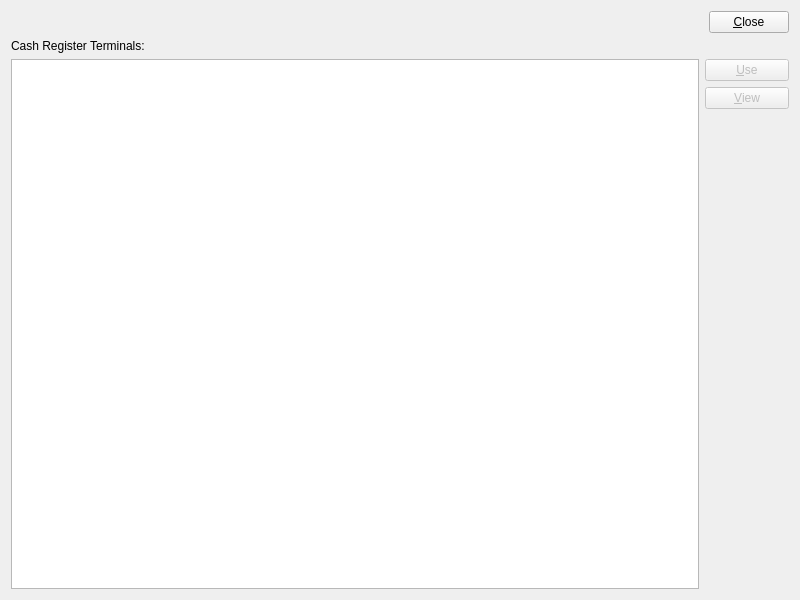
<?xml version="1.0" encoding="UTF-8"?>
<ui version="4.0">
 <comment>This file is part of the xtpos package for xTuple ERP: PostBooks Edition, a free and
open source Enterprise Resource Planning software suite,
Copyright (c) 1999-2011 by OpenMFG LLC, d/b/a xTuple.
It is licensed to you under the Common Public Attribution License
version 1.0, the full text of which (including xTuple-specific Exhibits)
is available at www.xtuple.com/CPAL.  By using this software, you agree
to be bound by its terms.</comment>
 <class>cashRegisters</class>
 <widget class="QWidget" name="cashRegisters">
  <property name="geometry">
   <rect>
    <x>0</x>
    <y>0</y>
    <width>800</width>
    <height>600</height>
   </rect>
  </property>
  <property name="windowTitle">
   <string>Cash Registers</string>
  </property>
  <property name="screenTitle" stdset="0">
   <string/>
  </property>
  <layout class="QGridLayout" name="gridLayout">
   <item row="0" column="0">
    <layout class="QHBoxLayout" name="horizontalLayout">
     <item>
      <spacer name="horizontalSpacer">
       <property name="orientation">
        <enum>Qt::Horizontal</enum>
       </property>
       <property name="sizeHint" stdset="0">
        <size>
         <width>40</width>
         <height>20</height>
        </size>
       </property>
      </spacer>
     </item>
     <item>
      <widget class="QPushButton" name="_close">
       <property name="text">
        <string>&amp;Close</string>
       </property>
      </widget>
     </item>
    </layout>
   </item>
   <item row="1" column="0">
    <layout class="QVBoxLayout">
     <item>
      <widget class="QLabel" name="_terminalsLit">
       <property name="text">
        <string>Cash Register Terminals:</string>
       </property>
      </widget>
     </item>
     <item>
      <layout class="QHBoxLayout">
       <item>
        <widget class="XTreeView" name="_terminals">
         <property name="editTriggers">
          <set>QAbstractItemView::NoEditTriggers</set>
         </property>
         <property name="schemaName">
          <string notr="true">xtpos</string>
         </property>
         <property name="tableName">
          <string notr="true">api_cashregister</string>
         </property>
        </widget>
       </item>
       <item>
        <layout class="QVBoxLayout">
         <item>
          <layout class="QVBoxLayout">
           <item>
            <widget class="QPushButton" name="_use">
             <property name="enabled">
              <bool>false</bool>
             </property>
             <property name="text">
              <string>&amp;Use</string>
             </property>
            </widget>
           </item>
           <item>
            <widget class="QPushButton" name="_view">
             <property name="enabled">
              <bool>false</bool>
             </property>
             <property name="text">
              <string>&amp;View</string>
             </property>
            </widget>
           </item>
          </layout>
         </item>
         <item>
          <spacer>
           <property name="orientation">
            <enum>Qt::Vertical</enum>
           </property>
           <property name="sizeType">
            <enum>QSizePolicy::Expanding</enum>
           </property>
           <property name="sizeHint" stdset="0">
            <size>
             <width>84</width>
             <height>211</height>
            </size>
           </property>
          </spacer>
         </item>
        </layout>
       </item>
      </layout>
     </item>
    </layout>
   </item>
  </layout>
 </widget>
 <customwidgets>
  <customwidget>
   <class>XTreeView</class>
   <extends>QTreeView</extends>
   <header>xtreeview.h</header>
  </customwidget>
 </customwidgets>
 <resources/>
 <connections>
  <connection>
   <sender>_terminals</sender>
   <signal>valid(bool)</signal>
   <receiver>_use</receiver>
   <slot>setEnabled(bool)</slot>
   <hints>
    <hint type="sourcelabel">
     <x>590</x>
     <y>89</y>
    </hint>
    <hint type="destinationlabel">
     <x>772</x>
     <y>75</y>
    </hint>
   </hints>
  </connection>
  <connection>
   <sender>_terminals</sender>
   <signal>valid(bool)</signal>
   <receiver>_view</receiver>
   <slot>setEnabled(bool)</slot>
   <hints>
    <hint type="sourcelabel">
     <x>590</x>
     <y>119</y>
    </hint>
    <hint type="destinationlabel">
     <x>772</x>
     <y>99</y>
    </hint>
   </hints>
  </connection>
  <connection>
   <sender>_terminals</sender>
   <signal>doubleClicked(QModelIndex)</signal>
   <receiver>_use</receiver>
   <slot>animateClick()</slot>
   <hints>
    <hint type="sourcelabel">
     <x>351</x>
     <y>308</y>
    </hint>
    <hint type="destinationlabel">
     <x>772</x>
     <y>75</y>
    </hint>
   </hints>
  </connection>
 </connections>
</ui>
